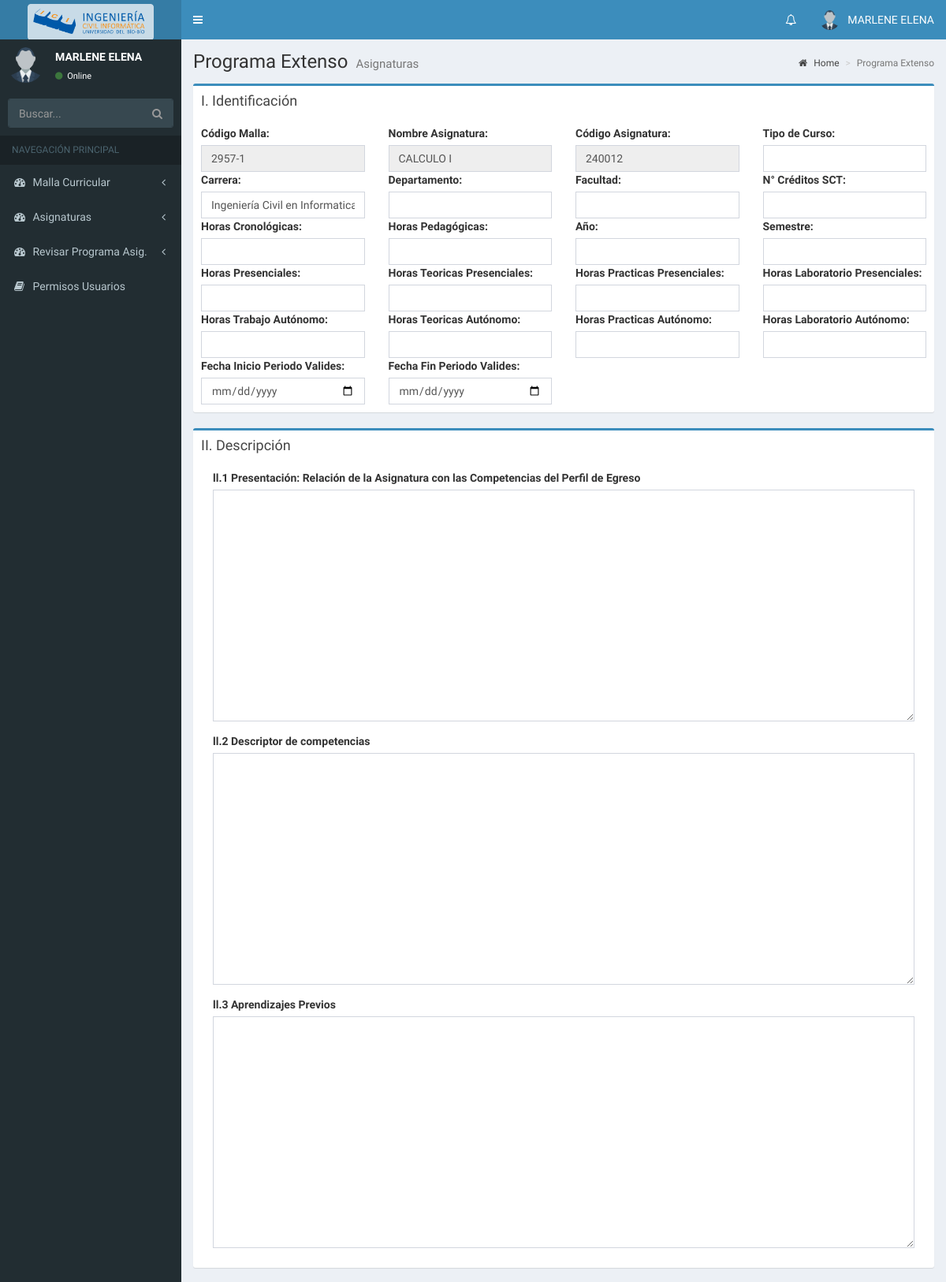
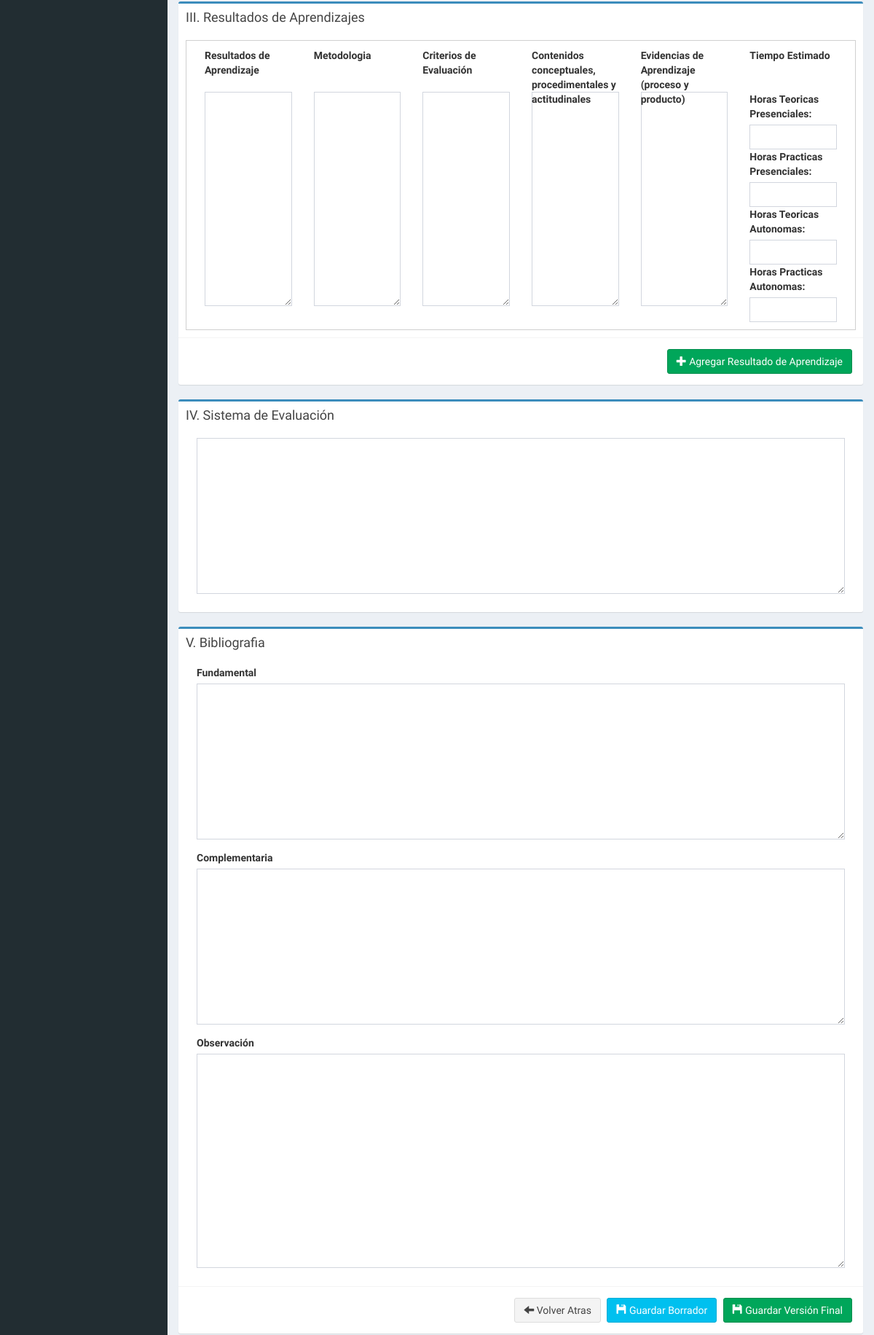
Page /Vista/Layout/crearProgramaExtensoAsignaturasDocente.php?asig_codigo=240012 (signed in, upper part) on the committed database (2 pictures, top to bottom).
### tables this page shows
CREATE TABLE IF NOT EXISTS `asignatura` (
  `asig_codigo` int(6) NOT NULL,
  `asig_nombre` varchar(45) NOT NULL,
  `asig_periodo` int(11) NOT NULL,
  `asig_creditos` int(11) NOT NULL,
  `m_id` varchar(11) NOT NULL,
  `ta_id` int(11) NOT NULL,
  `correquisito` varchar(1000) DEFAULT NULL
);

### Vista/Layout/crearProgramaExtensoAsignaturasDocente.php (the view, shortened to what the rows shown need)
<!DOCTYPE html>
<?php
$asig_codigo = $_REQUEST["asig_codigo"];
include_once '../../Controlador/Contenedor.php';
$control = Contenedor::getInstancia();
$asignatura = $control->getAsignaturaById($asig_codigo);
?>
<html>
    <head>
        <link rel="stylesheet" href="../../Files/Complementos/template_admin_lite/bootstrap/css/bootstrap.min.css">
        <link rel="stylesheet" href="https://cdnjs.cloudflare.com/ajax/libs/font-awesome/4.5.0/css/font-awesome.min.css">
        <link rel="stylesheet" href="https://cdnjs.cloudflare.com/ajax/libs/ionicons/2.0.1/css/ionicons.min.css">
        <link rel="stylesheet" href="../../Files/Complementos/template_admin_lite/dist/css/AdminLTE.min.css">
        <link rel="stylesheet" href="../../Files/Complementos/template_admin_lite/dist/css/skins/_all-skins.min.css">
        <link rel="stylesheet" href="../../Files/Complementos/template_admin_lite/plugins/iCheck/flat/blue.css">
        <link rel="stylesheet" href="../../Files/Complementos/template_admin_lite/plugins/morris/morris.css">
        <link rel="stylesheet" href="../../Files/Complementos/template_admin_lite/plugins/jvectormap/jquery-jvectormap-1.2.2.css">
        <link rel="stylesheet" href="../../Files/Complementos/template_admin_lite/plugins/datepicker/datepicker3.css">
        <link rel="stylesheet" href="../../Files/Complementos/template_admin_lite/plugins/daterangepicker/daterangepicker.css">
        <link rel="stylesheet" href="../../Files/Complementos/template_admin_lite/plugins/bootstrap-wysihtml5/bootstrap3-wysihtml5.min.css">
        <link rel="stylesheet" href="../../Files/Complementos/template_admin_lite/plugins/bootstrap-select-1.12.1/dist/css/bootstrap-select.css">
    </head>
    <body class="hold-transition skin-blue sidebar-mini">
        <div class="wrapper">
            <div class="content-wrapper">
                <section class="content-header">
                    <h1>
                        Programa Extenso
                        <small>Asignaturas</small>
                    </h1>
                </section>
                <section class="content">
                    <form id="fm-programa">
                        <div class="row">
                            <div class="col-md-12">
                                <div class="box box-primary">
                                    <div class="box-body">
                                        <div class="row">
                                            <div class="col-md-3">
                                                <div class="form-group">
                                                    <label for="m_id">Código Malla:</label>
                                                    <input type="text" class="form-control pull-right" id="m_id" name="m_id" value="<?= $asignatura->getM_id() ?>" readonly>
                                                </div>
                                            </div>
                                            <div class="col-md-3">
                                                <div class="form-group">
                                                    <label for="asig_nombre">Nombre Asignatura:</label>
                                                    <input type="text" class="form-control pull-right" id="asig_nombre" name="asig_nombre" value="<?= $asignatura->getAsig_nombre() ?>" readonly>
                                                </div>
                                            </div>
                                            <div class="col-md-3">
                                                <div class="form-group">
                                                    <label for="asig_codigo">Código Asignatura:</label>
                                                    <input type="text" class="form-control pull-right" id="asig_codigo" name="asig_codigo" value="<?= $asignatura->getAsig_codigo() ?>" readonly>
                                                </div>
                                            </div>
                                        </div>
                                    </div>
                                </div>
                            </div>
                        </div>
                    </form>
                </section>
            </div>
        </div>
    </body>
</html>

### rows in the picture
asignatura: m_id "2957-1", asig_nombre "CALCULO I", asig_codigo "240012"

### other values in the picture
$usu_nombre "MARLENE ELENA"
